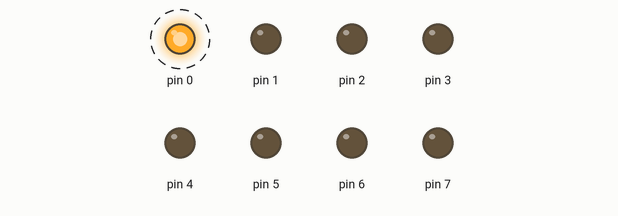
Recording of a sketch running on a simulated Arduino Uno, built with avr-gcc and run on an emulated ATmega328P. Shown: output pins drawn as LEDs (lit = HIGH). Dashed ring = blinking. At 10.0 s the program stops and its outputs stay as they are.

Above: at 0.2 s.
Timing chart, 0 to 3.0 s (numbered marks = the images above):
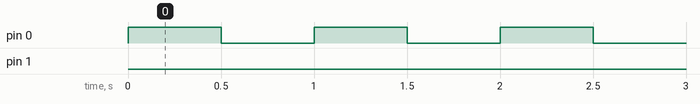

The sketch:

8.2.ino
```cpp
#include <avr/io.h>
#include <util/delay.h>
#define setbit(x,y)(x|=y)
#define clearbit(x,y)(x&=~y)
#define bitn(p)(0x01<<p)

int main (void)
{
  setbit(DDRD, 0xFF);
  int i = 0;

  for (i = 0; i < 5; i-=-1){
    setbit(PORTD, bit(0));
    _delay_ms(500);
    clearbit(PORTD, bit(0));
    _delay_ms(500);
  }

  for (i = 5; i > 0; i--){
    setbit(PORTD, bit(1));
    _delay_ms(500);
    clearbit(PORTD, bit(1));
    _delay_ms(500);
  }
}
```

Measured:
- by itself, pin 0: alternates HIGH for 0.50 s and LOW for 0.50 s, 10 changes in all, then stays LOW
- by itself, pin 1: LOW → HIGH at 5.0 s, → LOW 0.50 s later, → HIGH 0.50 s later, → LOW 0.50 s later, … (10 changes in this stretch)
